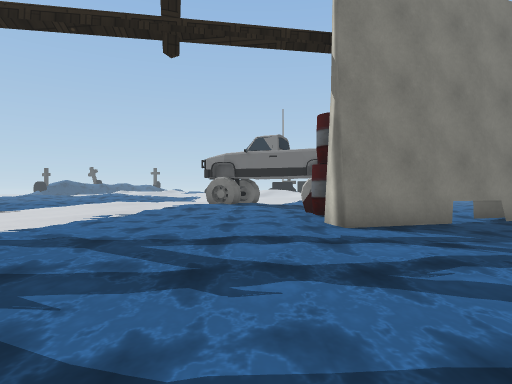
[1] (above)

24 first-person views from a walk through a 3-D level made in the Unity game engine. The camera is 1.4 m above the floor, looks level and sees 75° across. The floor is counted in squares, 2 m on a side. Each view is taken from the middle of a square. On the plan, view 1 faces up. The plan holds only what a view shows up to about 10 squares ahead; the rest is blank. The place goes on beyond the plan. The player is left out. Some surface patterns are stand-ins.

[2]
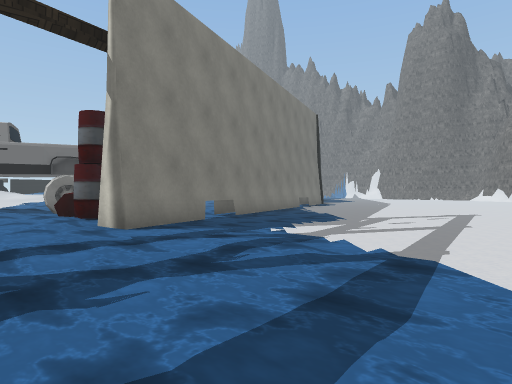

[3]
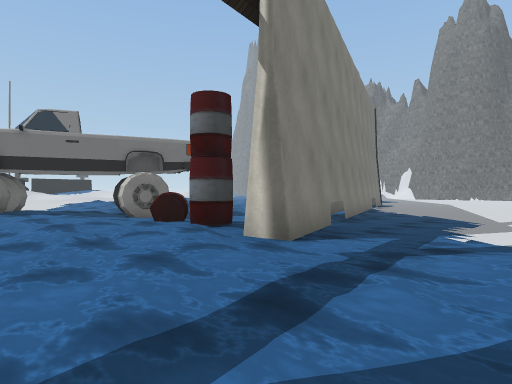

[4]
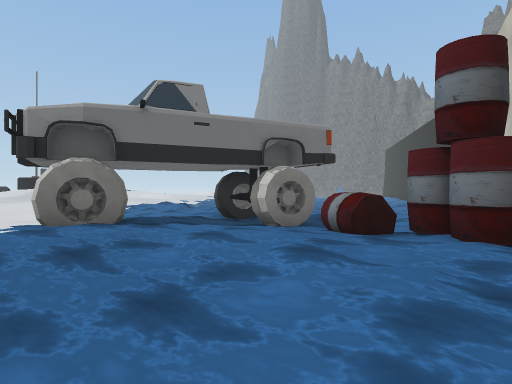

[5]
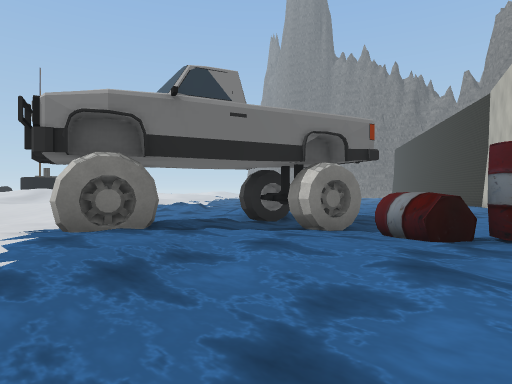

[6]
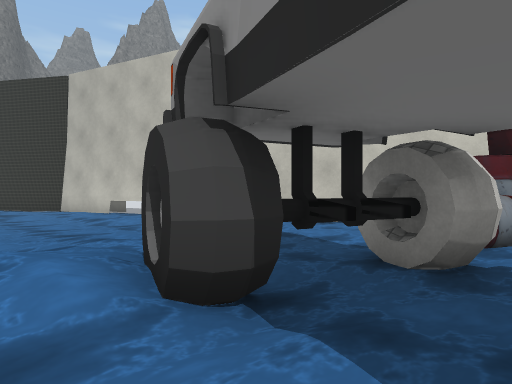

[7]
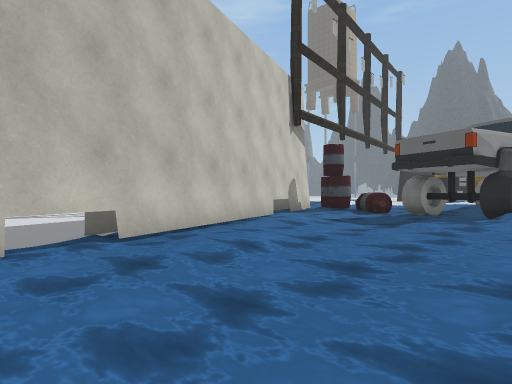

[8]
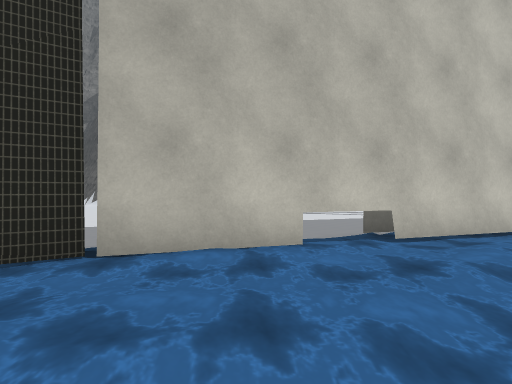

[9]
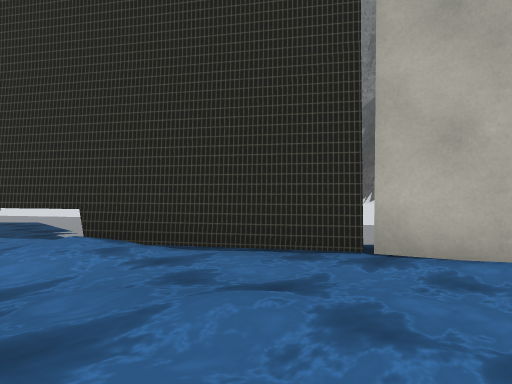

[10]
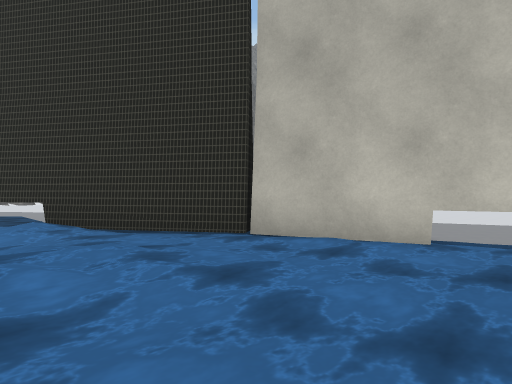

[11]
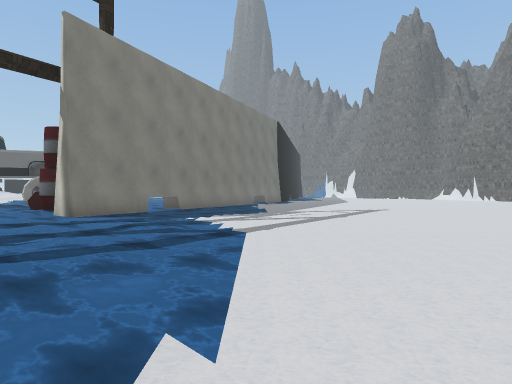

[12]
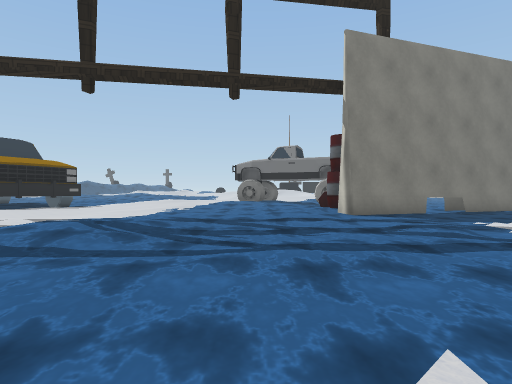

[13]
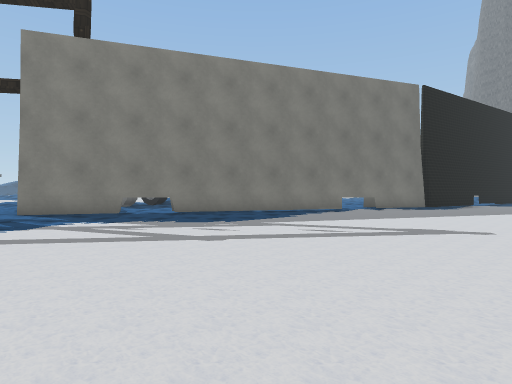

[14]
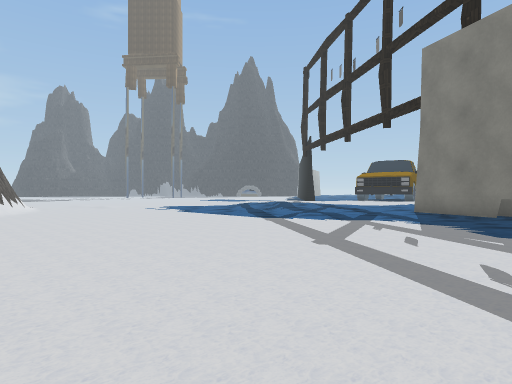

[15]
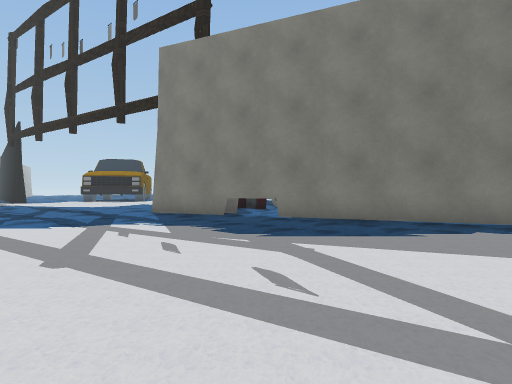

[16]
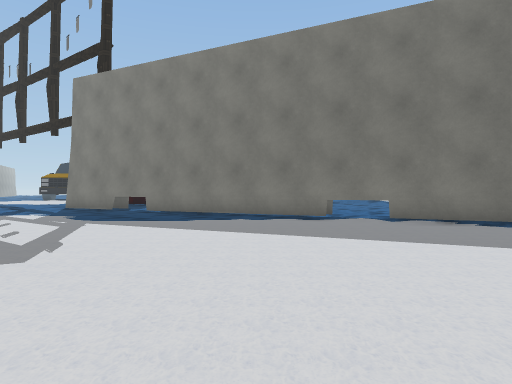

[17]
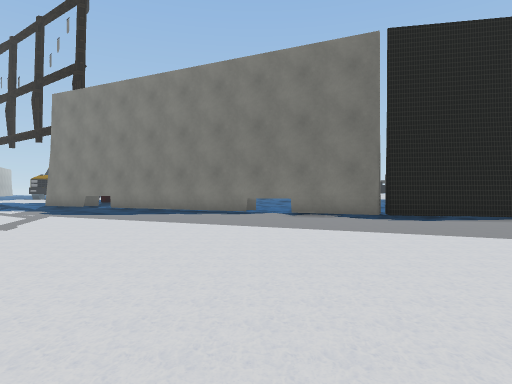

[18]
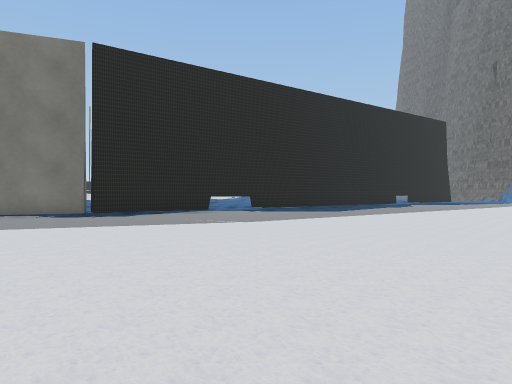

[19]
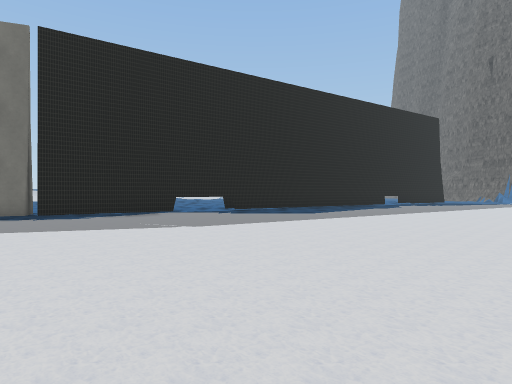

[20]
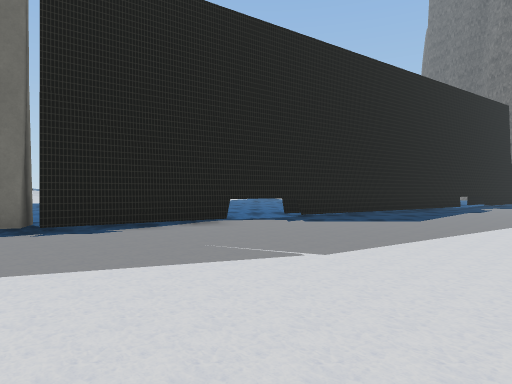

[21]
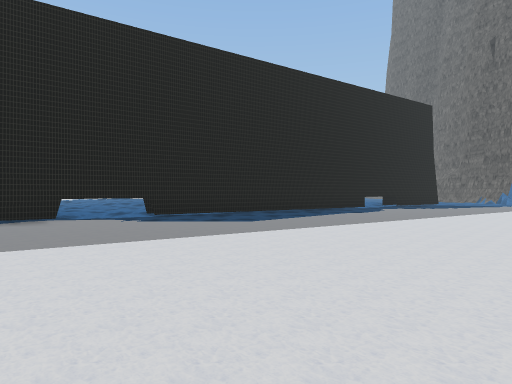

[22]
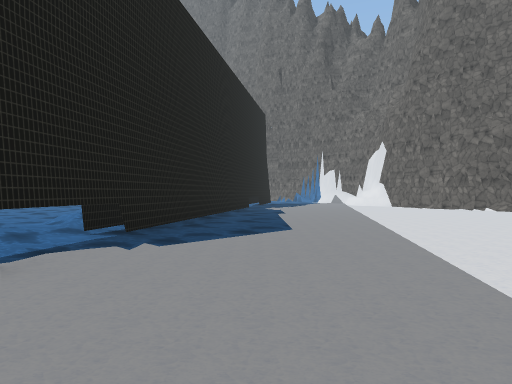

[23]
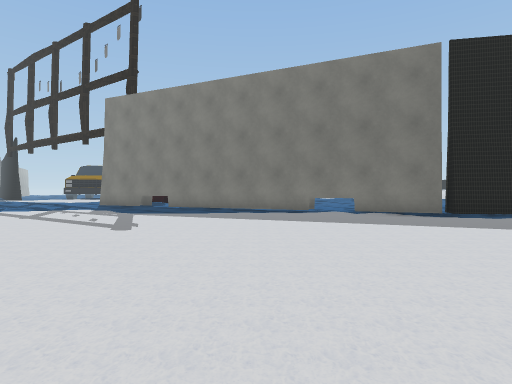

[24]
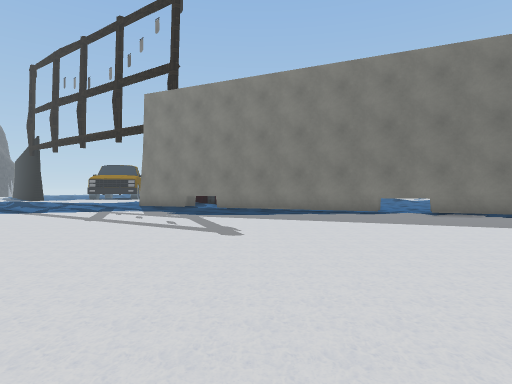

### Floor plan
Key: @ floor where view 1 was taken; # wall or solid block; . main floor; : floor 0.25 m higher than the main floor; + floor 0.5 m higher than the main floor; / step, stairs or slope; T thing the floor can be seen under or through; O other object.
Columns run from 3 left of view 1 to 30 right of it. Each row starts with its distance up from view 1.
 15  :OO////    /...///./:/TT#........
 14  /O //O//:......///.//TT..........
 13  OO//OO//:......::..TT...........
 12  +O//O.///...//....#T............
 11 ++/+:OO...../:..:###.............
 10 ///+:O...//...####..............
  9 ::/+:O/..//####...............
  8 .::::O:.####..................
  7 .:::/####....................
  6 ..:::#......................
  5 ::::........................
  4 ::.........................
  3 /.........................
  2 /........................
  1 /..................... .
  0 ...@..................
 -1 ....................
 -2  ............
 -3   ..........
 -4      .....
 -5      ...
 -6      ..

Positions as (right, up) in squares from view 1, and headings:
1: (0, 0), facing up
2: (-1, 0), facing up-right
3: (-2, 3), facing up-right
4: (-3, 7), facing up-right
5: (-3, 8), facing up-right
6: (1, 15), facing down-right
7: (13, 15), facing down-left
8: (13, 15), facing down
9: (13, 15), facing down-right
10: (11, 15), facing down-right
11: (-1, -3), facing up-right
12: (-1, -3), facing up
13: (8, -3), facing up
14: (12, 1), facing left
15: (11, 1), facing up-left
16: (16, 2), facing up-left
17: (19, 2), facing up-left
18: (20, 1), facing up
19: (21, 2), facing up
20: (19, 5), facing up
21: (23, 5), facing up
22: (18, 9), facing up-right
23: (18, 0), facing up-left
24: (16, -1), facing up-left
